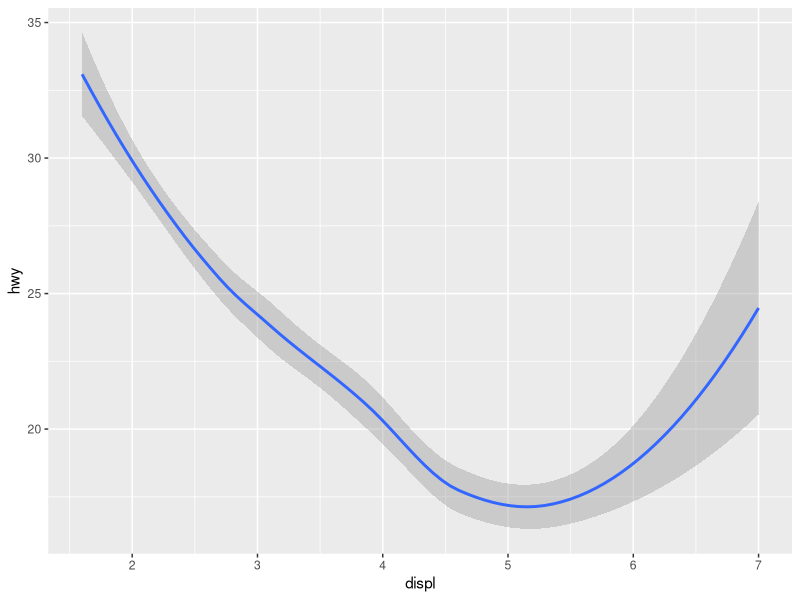
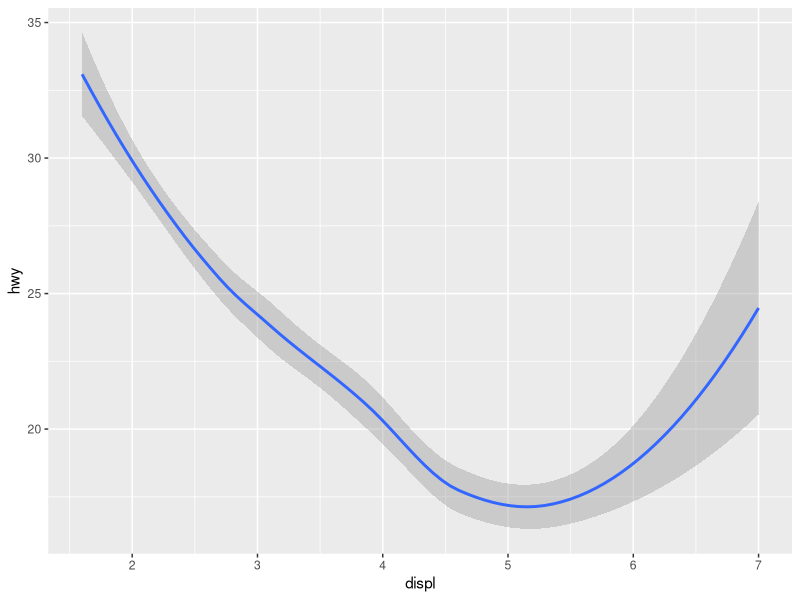
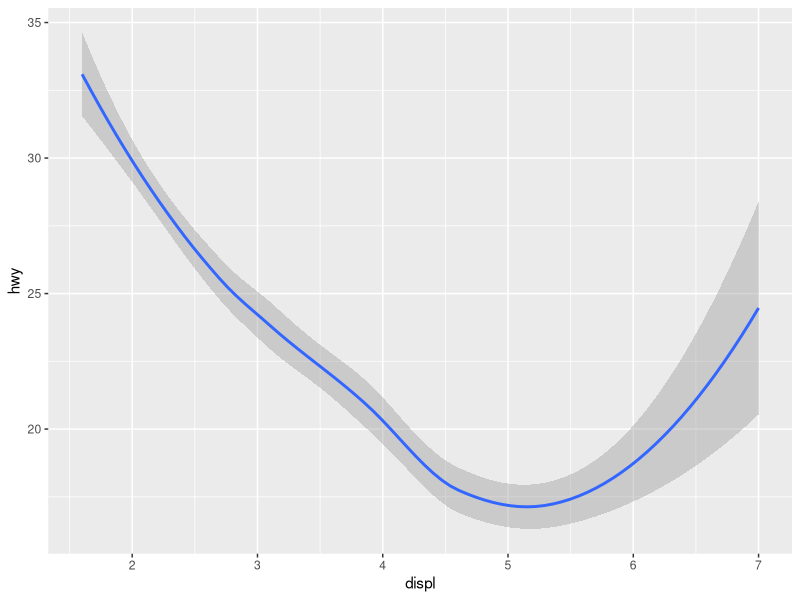
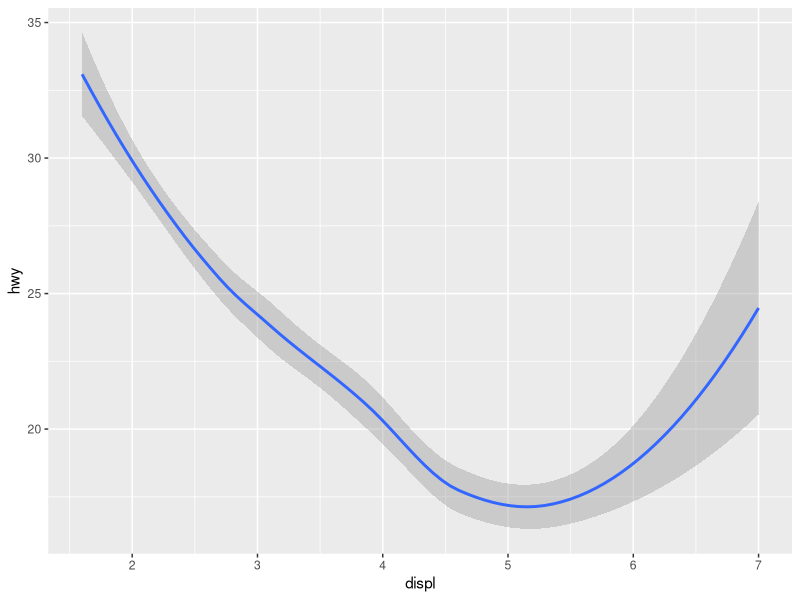
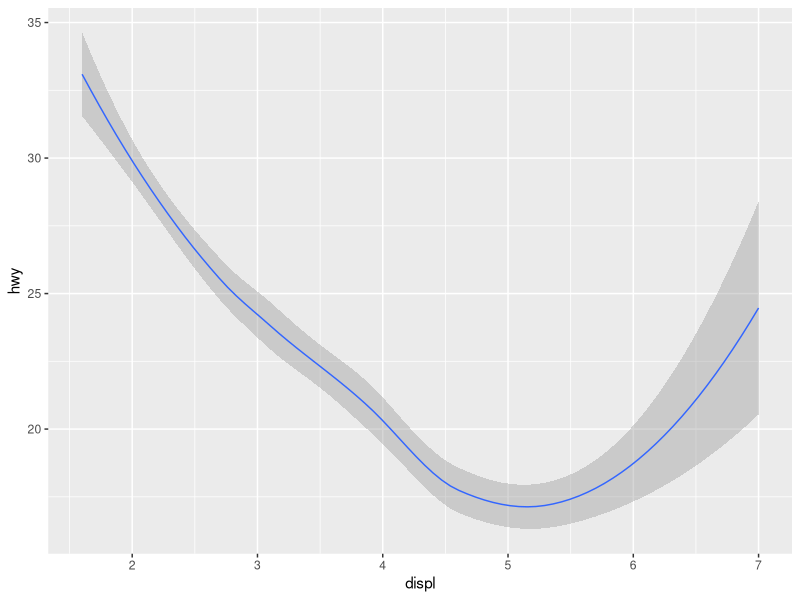
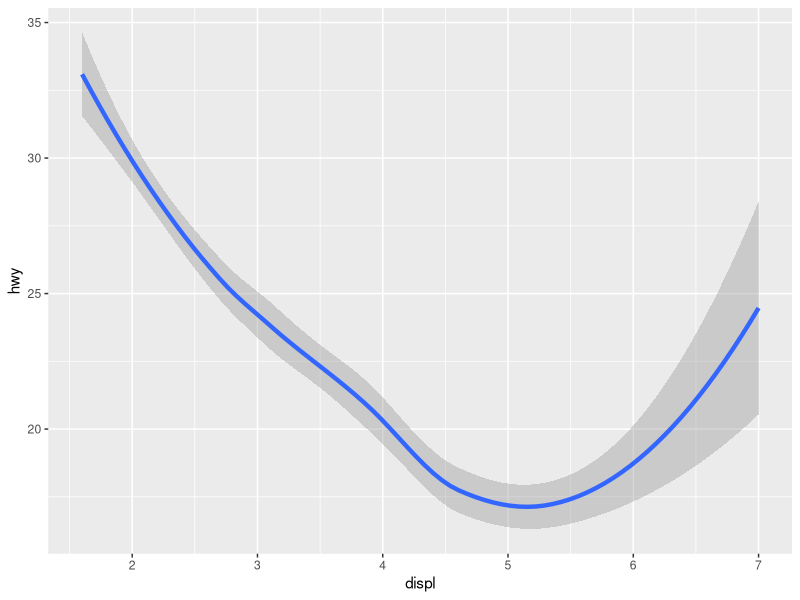
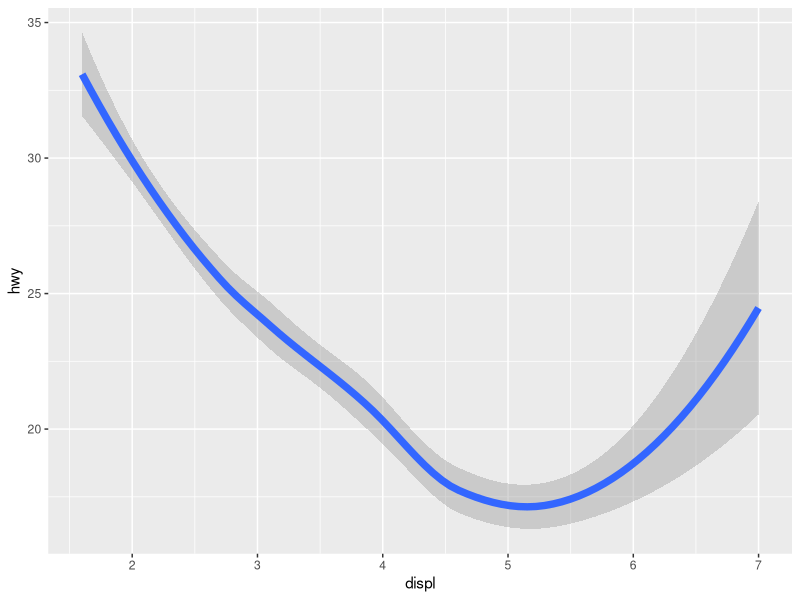
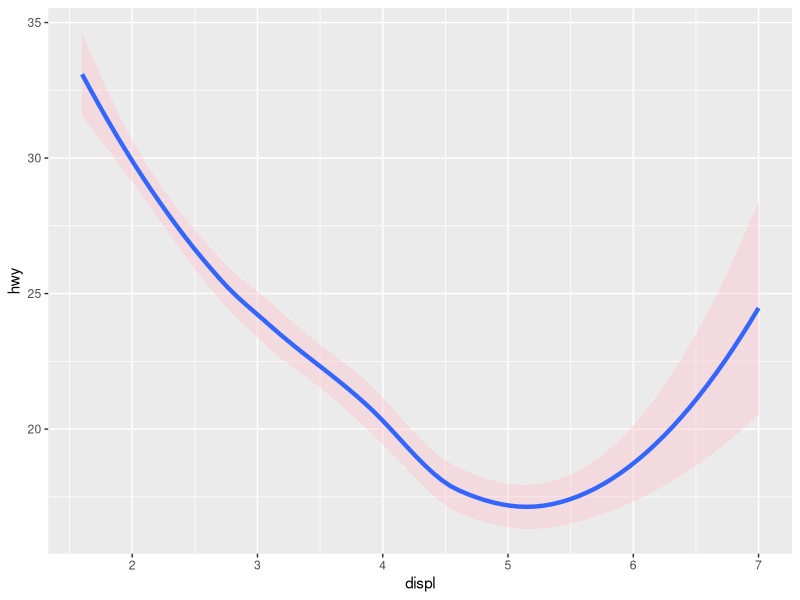

Write R code to recreate these figures, in order.
#The purpose of the geom_smooth.R file is to provide examples of bar geom visuals.

#Reference: https://ggplot2.tidyverse.org/reference/geom_smooth.html

library(tidyverse)

geo <- ggplot(mpg, aes(x = displ, y = hwy))
geo + stat_smooth()

#basic
geo + stat_smooth()

#frame weight
geo + stat_smooth(weight = TRUE)
geo + stat_smooth(weight = FALSE)

#line size
geo + stat_smooth(size = .5)
geo + stat_smooth(size = 1.5)
geo + stat_smooth(size = 2.5)

#fill point with a color.
geo + stat_smooth(size = 1.5, fill = "pink")

#Example with group fill with stack.
geo <- ggplot(mtcars, aes(x = mpg, y = disp, fill = factor(cyl)))
geo + stat_smooth(orientation = "y", size = 1.5)
